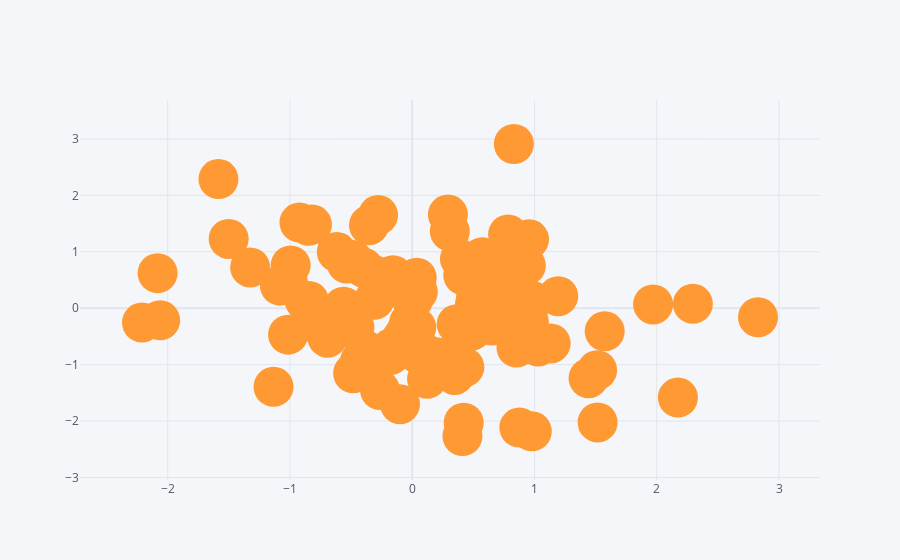

The cell this chart's notebook holds for it:
### Code cell
d1.iplot(x='A',y='B',mode='markers',size=40)
